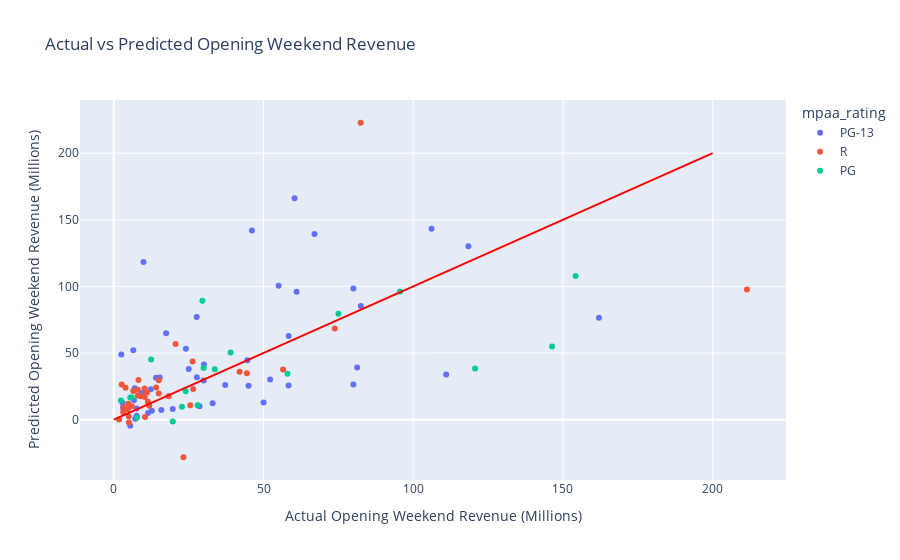

Notebook source saved alongside this figure:
### Code cell
# plot actual vs predicted
y_pred_gam = gam.predict(X_test[relevant_features])

results_df_gam = pd.DataFrame({'predicted': y_pred_gam, 'actual': y_test})

# now add in X_test title, source, distributor, genre, creative_type, production_method, mpaa_rating, and release_day
results_df_gam['title'] = X_test['title']
results_df_gam['source'] = X_test['source']
results_df_gam['distributor_slug'] = X_test['distributor_slug']
results_df_gam['genre'] = X_test['genre']
results_df_gam['creative_type'] = X_test['creative_type']
results_df_gam['production_method'] = X_test['production_method']
results_df_gam['mpaa_rating'] = X_test['mpaa_rating']
results_df_gam['release_day'] = X_test['release_day']

results_df_gam['predicted'] = results_df_gam['predicted'] / 1000000

results_df_gam['actual'] = results_df_gam['actual'] / 1000000

# results_df_gam.to_csv('gam_results.csv', index=False)
import plotly.express as px
import plotly.graph_objects as go

# Create the scatter plot
fig = px.scatter(
    results_df_gam,
    x='actual',
    y='predicted',
    color='mpaa_rating',
    labels={
        'actual': 'Actual Opening Weekend Revenue (Millions)',
        'predicted': 'Predicted Opening Weekend Revenue (Millions)'
    },
    title='Actual vs Predicted Opening Weekend Revenue',
    hover_name='title'
)

# Add the diagonal line
fig.add_trace(
    go.Scatter(
        x=[0, 200],
        y=[0, 200],
        mode='lines',
        line=dict(color='red'),
        showlegend=False
    )
)

# Show the plot
fig.show()

### Figure 1 — Plotly figure (JSON) as saved in the notebook; plotly's stock layout.template omitted (floating-point values rounded to 4 significant figures)
{"data": [{"hovertemplate": "<b>%{hovertext}</b><br><br>mpaa_rating=PG-13<br>Actual Opening Weekend Revenue (Millions)=%{x}<br>Predicted Opening Weekend Revenue (Millions)=%{y}<extra></extra>", "hovertext": ["80 for Brady", "Ant-Man and the Wasp: Quantumania", "Jesus Revolution", "Creed III", "65", "Shazam! Fury of the Gods", "His Only Son", "Dungeons & Dragons: Honor Among Thieves", "Are You There God? It’s Me, Margaret", "Big George Foreman: The Miraculous Story of the Once and Future Heavyweight Champion of the World", "Guardians of the Galaxy Vol 3", "Fast X", "Transformers: Rise of the Beasts", "The Flash", "Indiana Jones and the Dial of Destiny", "Sound of Freedom", "Insidious: The Red Door", "Barbie", "Haunted Mansion", "Meg 2: The Trench", "Blue Beetle", "The Creator", "Five Nights at Freddy’s", "The Marvels", "Next Goal Wins", "The Hunger Games: The Ballad of Songbirds & Snakes", "Godzilla Minus One (ゴジラ最新作)", "Aquaman and the Lost Kingdom", "Mean Girls", "Argylle", "Madame Web", "Dune: Part Two", "Cabrini", "Imaginary", "Arthur the King", "Ghostbusters: Frozen Empire", "Godzilla x Kong: The New Empire", "Tarot", "The Fall Guy", "Kingdom of the Planet of the Apes", "The Watchers", "A Quiet Place: Day One", "Sound of Hope: The Story of Possum Trot", "Fly Me to the Moon", "Twisters", "It Ends With Us", "Reagan", "Beetlejuice Beetlejuice"], "legendgroup": "PG-13", "marker": {"color": "#636efa", "symbol": "circle"}, "mode": "markers", "name": "PG-13", "orientation": "v", "showlegend": true, "type": "scatter", "x": [12.7, 106.1, 15.88, 58.37, 12.33, 30.11, 5.501, 37.21, 6.739, 2.925, 118.4, 67.02, 61.05, 55.04, 60.37, 19.68, 33.01, 162.0, 24.08, 30.0, 25.03, 14.08, 80.0, 46.11, 2.5, 44.61, 11.42, 27.69, 28.64, 17.47, 15.34, 82.51, 7.169, 9.913, 7.634, 45.0, 80.01, 6.503, 27.75, 58.4, 7.004, 52.2, 3.079, 9.427, 81.25, 50.02, 7.651, 111.0], "xaxis": "x", "y": [6.656, 143.4, 7.339, 25.67, 22.8, 41.49, -4.501, 26.04, 14.59, 12.72, 130.2, 139.4, 96.07, 100.5, 166.2, 7.999, 12.36, 76.57, 53.28, 29.39, 38.12, 31.55, 26.31, 141.9, 48.87, 44.64, 4.936, 77.07, 9.999, 64.87, 31.61, 85.25, 0.709, 118.4, 2.894, 25.38, 98.46, 52.11, 31.84, 62.88, 23.53, 30.17, 9.088, 19.95, 39.21, 12.88, 8.376, 33.94], "yaxis": "y"}, {"hovertemplate": "<b>%{hovertext}</b><br><br>mpaa_rating=R<br>Actual Opening Weekend Revenue (Millions)=%{x}<br>Predicted Opening Weekend Revenue (Millions)=%{y}<extra></extra>", "hovertext": ["Knock at the Cabin", "Operation Fortune: Ruse de guerre", "Scream VI", "John Wick: Chapter 4", "Renfield", "The Pope’s Exorcist", "Beau is Afraid", "The Machine", "No Hard Feelings", "Oppenheimer", "Talk To Me", "The Last Voyage of the Demeter", "Strays", "Dumb Money", "Expend4bles", "Saw X", "The Exorcist: Believer", "Killers of the Flower Moon", "Priscilla", "Thanksgiving", "Napoleon", "American Fiction", "The Iron Claw", "Anyone But You", "Ferrari", "Civil War", "Abigail", "Challengers", "The Strangers: Chapter 1", "Furiosa: A Mad Max Saga", "Bad Boys: Ride or Die", "Horizon: An American Saga Chapter 1", "Deadpool & Wolverine", "Alien: Romulus", "The Crow", "Speak No Evil"], "legendgroup": "R", "marker": {"color": "#EF553B", "symbol": "circle"}, "mode": "markers", "name": "R", "orientation": "v", "showlegend": true, "type": "scatter", "x": [14.13, 3.14, 44.45, 73.82, 8.026, 9.006, 2.662, 5.001, 15.0, 82.46, 10.43, 6.505, 8.248, 3.326, 8.039, 18.31, 26.5, 23.25, 5.04, 10.31, 20.64, 1.755, 4.868, 6.0, 3.922, 25.54, 10.3, 15.01, 11.83, 26.33, 56.53, 11.05, 211.4, 42.0, 4.645, 11.4], "xaxis": "x", "y": [24.11, 5.833, 34.92, 68.49, 22.52, 17.57, 26.31, 2.464, 19.61, 222.8, 2.043, 21.58, 29.79, 9.235, 18.23, 17.57, 23.09, -28.21, -2.186, 16.92, 56.77, 0.2116, 12.02, 10.04, 23.9, 10.8, 23.32, 29.6, 10.54, 43.61, 37.59, 20.4, 97.7, 35.88, 7.775, 13.45], "yaxis": "y"}, {"hovertemplate": "<b>%{hovertext}</b><br><br>mpaa_rating=PG<br>Actual Opening Weekend Revenue (Millions)=%{x}<br>Predicted Opening Weekend Revenue (Millions)=%{y}<extra></extra>", "hovertext": ["The Super Mario Bros. Movie", "The Little Mermaid", "Spider-Man: Across the Spider-Verse", "Elemental", "Ruby Gillman, Teenage Kraken", "Teenage Mutant Ninja Turtles: Mutant Mayhem", "PAW Patrol: The Mighty Movie", "Journey to Bethlehem", "Trolls Band Together", "Wish", "Wonka", "Migration", "Kung Fu Panda 4", "Unsung Hero", "IF", "The Garfield Movie", "Inside Out 2", "Despicable Me 4", "Harold and the Purple Crayon"], "legendgroup": "PG", "marker": {"color": "#00cc96", "symbol": "circle"}, "mode": "markers", "name": "PG", "orientation": "v", "showlegend": true, "type": "scatter", "x": [146.4, 95.58, 120.7, 29.6, 5.501, 28.01, 22.76, 2.4, 30.0, 19.7, 39.01, 12.45, 57.99, 7.732, 33.72, 24.01, 154.2, 75.01, 6.003], "xaxis": "x", "y": [54.84, 96.14, 38.46, 89.28, 16.62, 10.75, 9.668, 14.34, 38.81, -1.395, 50.42, 45.23, 34.55, 1.463, 37.78, 21.28, 107.9, 79.56, 16.59], "yaxis": "y"}, {"line": {"color": "red"}, "mode": "lines", "showlegend": false, "type": "scatter", "x": [0, 200], "y": [0, 200]}], "layout": {"legend": {"title": {"text": "mpaa_rating"}, "tracegroupgap": 0}, "title": {"text": "Actual vs Predicted Opening Weekend Revenue"}, "xaxis": {"anchor": "y", "domain": [0, 1], "title": {"text": "Actual Opening Weekend Revenue (Millions)"}}, "yaxis": {"anchor": "x", "domain": [0, 1], "title": {"text": "Predicted Opening Weekend Revenue (Millions)"}}}}
